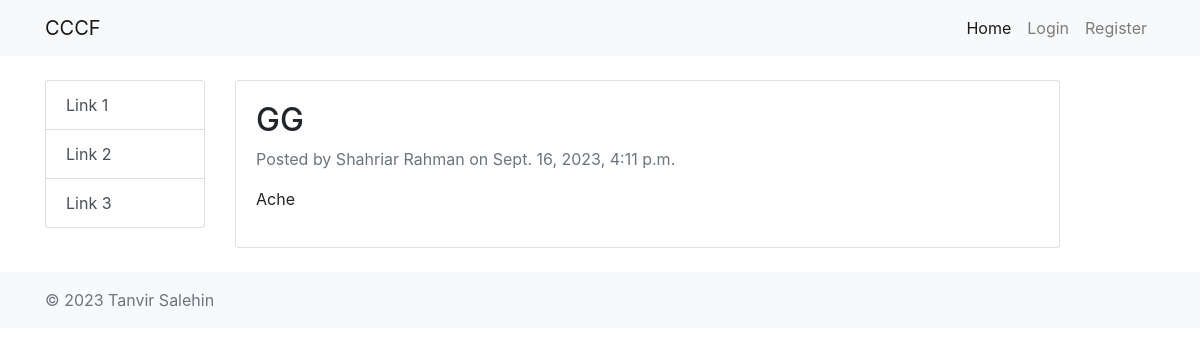
Screenshot of /post/7/ with the database file from the repository.
### post/models.py (models this page shows, shortened)
class Post(models.Model):
    author = models.ForeignKey(Profile, on_delete=models.CASCADE)
    title = models.CharField(max_length=100)
    content = models.CharField(max_length=3000)
    date_created = models.DateTimeField(default=timezone.now)
    class Meta:
        verbose_name = "Post"
        verbose_name_plural = "Posts"

### users/models.py (models this page shows, shortened)
class Profile(models.Model):
    GENDER_CHOICES = (
        ('M', 'Male'),
        ('F', 'Female'),
    )
    user = models.OneToOneField(User, on_delete=models.CASCADE)
    image = models.ImageField(default='default.jpg', upload_to='profile_pics/')
    gender = models.CharField(max_length=6, choices=GENDER_CHOICES, blank=True, null=True)
    date_of_birth = models.DateField(blank=True, null=True)
    cadet_name = models.CharField(max_length=15, blank=True, null=True)
    full_name = models.CharField(max_length=35, blank=True, null=True)
    intake = models.IntegerField(blank=True, null=True)
    admission_year = models.IntegerField(blank=True, null=True)
    college_name = models.CharField(max_length=50, null=True, blank=True)
    date_joined = models.DateTimeField(default=timezone.now)
    def __str__(self):
        return self.full_name

### post/views.py (the view)
# urls.py: path('<int:pk>/', PostDetailView.as_view(), name='detail'),  # URL for post detail
class PostDetailView(DetailView):
	model = Post

### post/templates/post/post_detail.html
{% extends "base.html" %}
{% load static %}
{% block content %}
    <div class="card">
      <div class="card-body">
        <h2>{{ object.title }}</h2>
        <p class="text-muted">Posted by {{ object.author }} on {{ object.date_created }}</p>
        <p>{{ object.content }}</p>
      </div>
    </div>
{% endblock content %}

### rows the page displays
Post: title "GG", author "Shahriar Rahman", date_created "Sept. 16, 2023, 4:11 p.m.", content "Ache"
